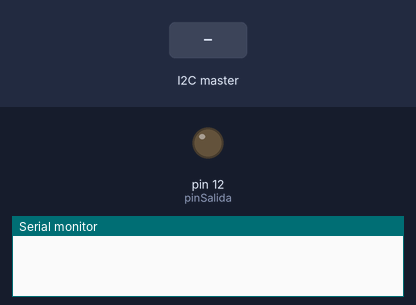
A sketch run on a simulated Arduino Uno, built with avr-gcc and run on an emulated ATmega328P. On the bench: output pins drawn as LEDs (lit = HIGH), the last lines printed to the serial monitor. The test bench sets the inputs (shaded band).

Above: at 1.2 s.
1.3 s: the I2C master sends the byte 1
At 2.3 s:
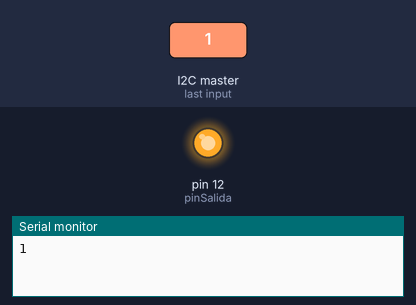
2.8 s: the I2C master sends the byte 0
At 3.5 s:
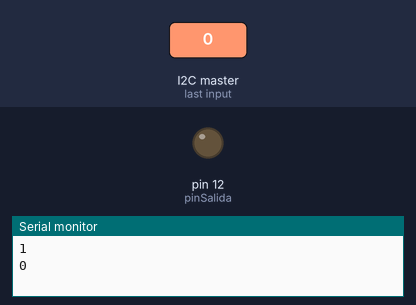
4.3 s: the I2C master sends the byte 2
At 4.6 s:
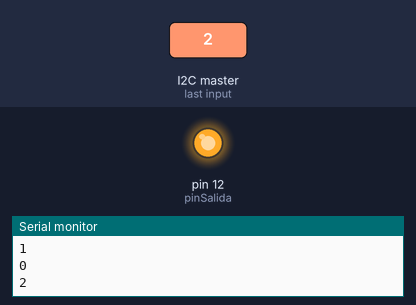
Timing chart, 0 to 7.3 s (numbered marks = the images above; inputs shaded):
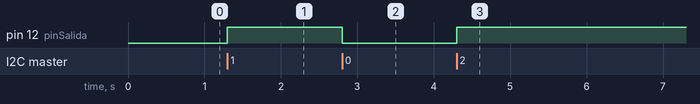

The sketch:

ISC_ESCLAVO_2.ino
```cpp
#include <Wire.h>
int pinSalida = 12;

void setup() {
  Wire.begin(2);
  pinMode(pinSalida, OUTPUT);
  Wire.onReceive(recievedEvent);
  Serial.begin(9600);
}

void loop() {
  delay(3000);
}

void recievedEvent(int esclavo) {
  int estado = 0;
  if (Wire.available() == 1) {
    estado = Wire.read();
    Serial.println(estado);
  }
  digitalWrite(pinSalida, estado);
}
```

Measured:
- after the input at 1.3 s, pin 12 (pinSalida): LOW → HIGH at once
- after the input at 2.8 s, pin 12 (pinSalida): HIGH → LOW at once
- after the input at 4.3 s, pin 12 (pinSalida): LOW → HIGH at once
